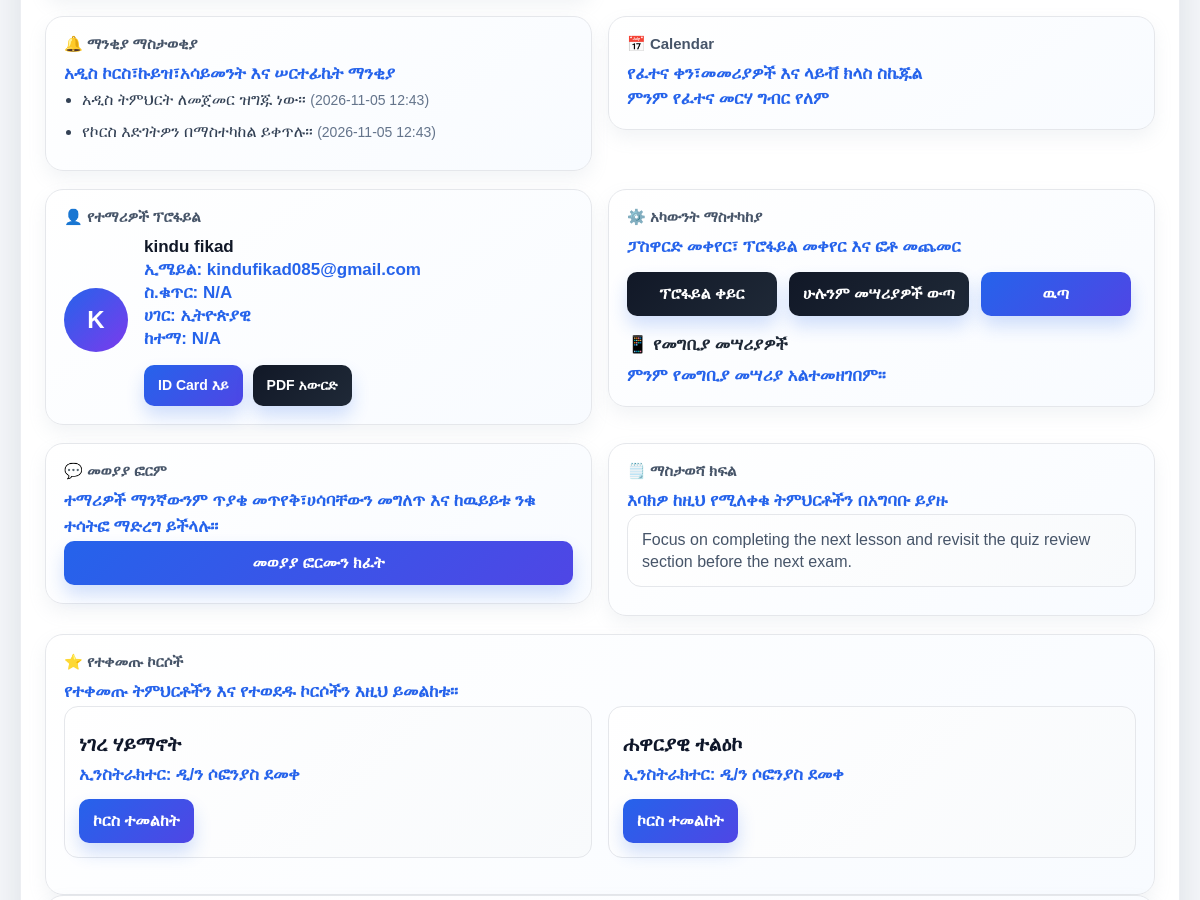
/student_dashboard.php (signed in, middle part), run on an earlier commit of the app's database.
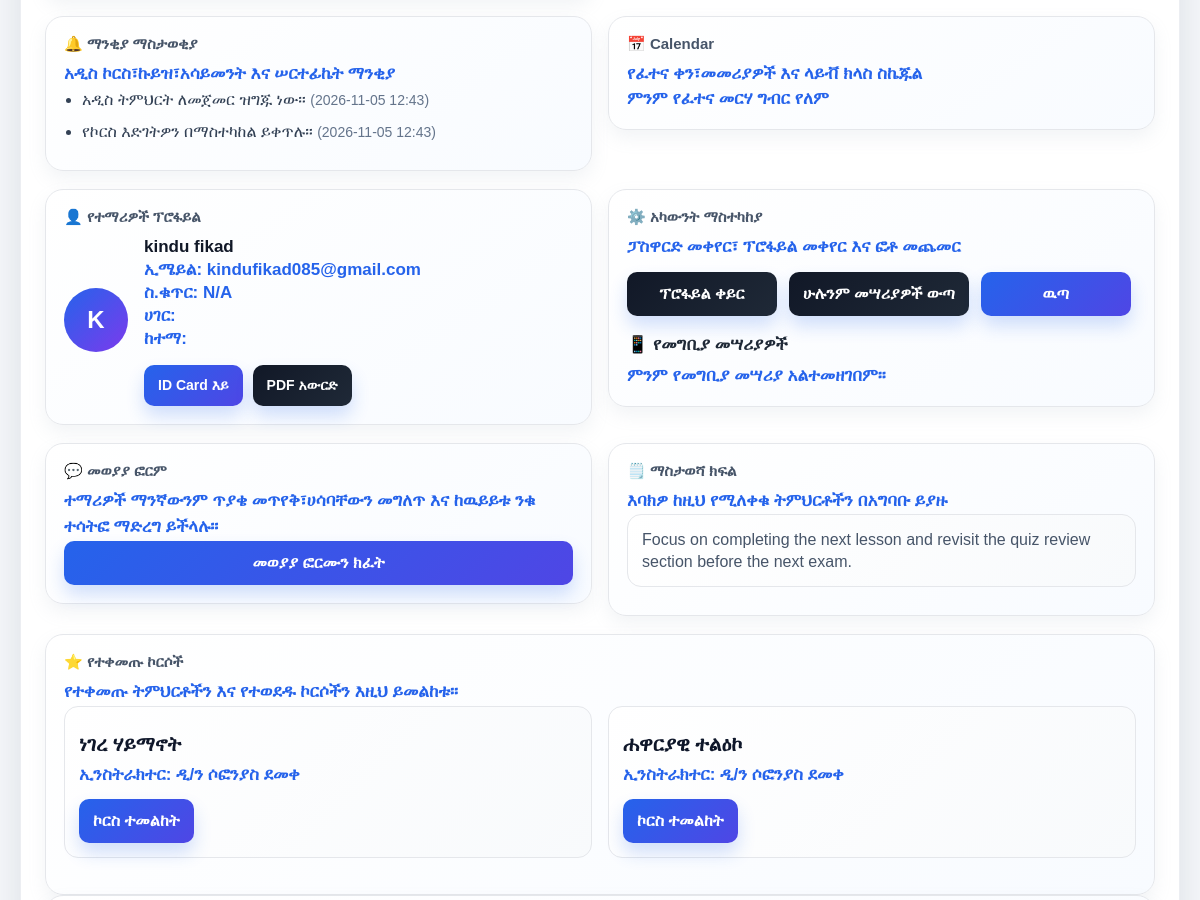
And on a later commit of the database.
### tables this page shows
CREATE TABLE `students` (
  `id` int(11) NOT NULL AUTO_INCREMENT,
  `name` varchar(255) NOT NULL,
  `email` varchar(255) NOT NULL,
  `student_id` varchar(100) NOT NULL,
  `password_hash` varchar(255) NOT NULL,
  `role` varchar(30) NOT NULL DEFAULT 'Student',
  `created_at` datetime DEFAULT current_timestamp(),
  `email_verified` tinyint(1) NOT NULL DEFAULT 0,
  `email_verification_token` varchar(255) DEFAULT NULL,
  `email_verified_at` datetime DEFAULT NULL,
  `location_country` varchar(100) DEFAULT NULL,
  `location_city` varchar(100) DEFAULT NULL,
  `location_lat` decimal(10,6) DEFAULT NULL,
  `location_lng` decimal(10,6) DEFAULT NULL,
  `country` varchar(100) DEFAULT NULL,
  `city` varchar(100) DEFAULT NULL,
  `latitude` decimal(10,7) DEFAULT NULL,
  `longitude` decimal(10,7) DEFAULT NULL,
  PRIMARY KEY (`id`),
  UNIQUE KEY `email` (`email`),
  UNIQUE KEY `student_id` (`student_id`)
);

### db.php (called while the page is built, shortened)
<?php
if (!function_exists('safe')) {
    function safe($value): string
    {
        if (is_scalar($value)) {
            return htmlspecialchars((string)$value, ENT_QUOTES, 'UTF-8');
        }
        return '';
    }
}

### student_dashboard.php (the view, shortened to what the changed rows need)
<?php
require_once __DIR__ . '/db.php';
function getInitialLetter($value): string
{
    $text = trim((string)($value ?? ''));
    if (preg_match('/[\p{L}\p{N}]/u', $text, $matches) === 1) {
        return strtoupper($matches[0]);
    }
    return strtoupper($text[0]);
}
$studentId = $_SESSION['student_id'];
$stmt = $pdo->prepare('SELECT * FROM students WHERE student_id = :student_id');
$stmt->execute([':student_id' => $studentId]);
$student = $stmt->fetch();
$student = is_array($student) ? $student : [];
$studentName = $student['name'] ?? $student['student_name'] ?? 'ተማሪ';
$studentEmail = $student['email'] ?? '';
?>
<!DOCTYPE html>
<html lang="am">
<head>
    <link href="https://cdn.jsdelivr.net/npm/bootstrap@5.3.3/dist/css/bootstrap.min.css" rel="stylesheet">
</head>
<body>
<div class="container">
    <div class="grid-2">
        <div class="card">
            <h2 class="section-title">🔔 ማንቂያ ማስታወቂያ</h2>
        </div>
        <div class="card">
            <h2 class="section-title">📅 Calendar</h2>
        </div>
    </div>
    <div class="grid-2">
        <div class="card">
            <h2 class="section-title">👤 የተማሪዎች ፕሮፋይል</h2>
            <div class="profile-box">
                <div class="avatar"><?php echo safe(getInitialLetter($studentName)); ?></div>
                <div>
                    <p style="margin:0; font-weight:800; color:#111827;"><?php echo safe($studentName); ?></p>
                    <p class="muted">ኢሜይል: <?php echo safe($studentEmail); ?></p>
                    <p class="muted">ስ.ቁጥር: <?php echo safe($student['phone'] ?? 'N/A'); ?></p>
                    <p class="muted">ሀገር: <?php echo safe($student['country'] ?? 'ኢትዮጵያዊ'); ?></p>
                    <p class="muted">ከተማ: <?php echo safe($student['city'] ?? 'N/A'); ?></p>
                    <div style="margin-top:14px; display:flex; gap:10px; flex-wrap:wrap;">
                        <a class="button" href="student_id_card.php" style="padding:10px 14px; font-size:14px;">ID Card እይ</a>
                        <a class="button secondary" href="student_id_card.php?download=1" style="padding:10px 14px; font-size:14px;">PDF አውርድ</a>
                    </div>
                </div>
            </div>
        </div>
        <div class="card">
            <h2 class="section-title">⚙️ አካውንት ማስተካከያ</h2>
        </div>
    </div>
    <div class="grid-2">
        <div class="card">
            <h2 class="section-title">💬 መወያያ ፎርም</h2>
        </div>
        <div class="card">
            <h2 class="section-title">🗒️ ማስታወሻ ክፍል</h2>
        </div>
    </div>
    <div class="card">
        <h2 class="section-title">⭐ የተቀመጡ ኮርሶች</h2>
    </div>
</div>
</body>
</html>

What changed in the data, as far as the page shows it:
changed students "kindu fikad": country "ኢትዮጵያዊ" → (not shown); city "N/A" → (not shown)
